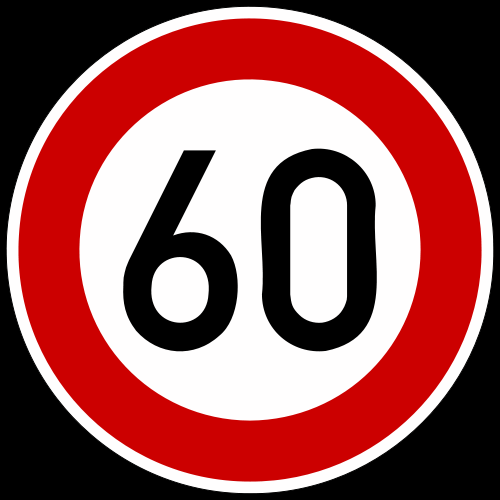
#> input picture Computer Vision/vjezba3/60_speed_limit.png, 500 x 500 px
$ python zadatak.py
#> lines starting #> are read from the running program, lines starting #| are printed output that depends on the picture; after the words box and inside, x2 and y2 are one past the last pixel; in counts of white or black regions, pixels touching at a corner belong together
import numpy as np
import cv2

MIN_MATCH_COUNT = 5

img1 = cv2.imread('60_speed_limit.png', cv2.IMREAD_GRAYSCALE)
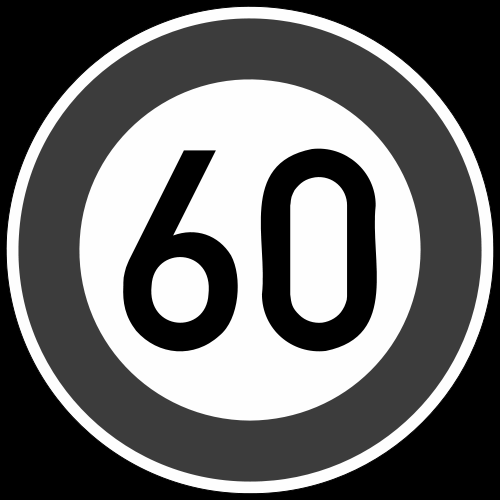
#> img1: shape (500, 500); min 0, max 254, mean 105.2
img2 = cv2.imread('kamera4.png', cv2.IMREAD_GRAYSCALE)
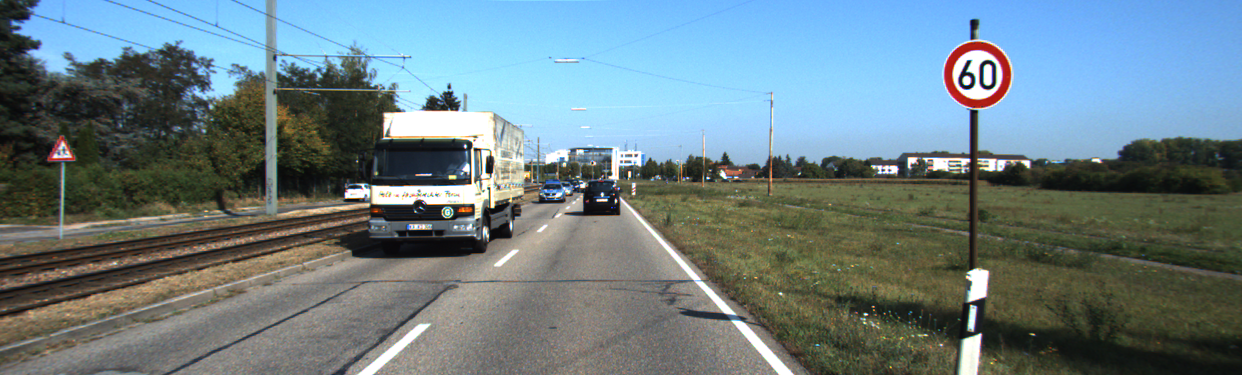
#> input picture Computer Vision/vjezba3/kamera4.png, 1242 x 375 px
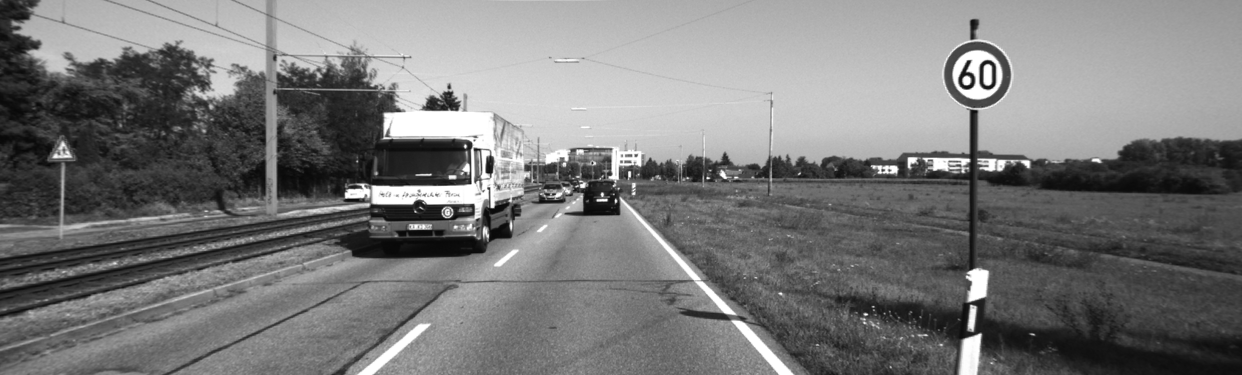
#> img2: shape (375, 1242); min 7, max 255, mean 121.2

#inicijalizacija SIFT

sift = cv2.SIFT_create()

#trazenje klkučnih točaka i računanje deskriptora pomoću SIFT metode
kp1, des1 = sift.detectAndCompute(img1, None)
#> kp1 = 24 keypoints; strongest (x, y, size): (192, 167, 24), (319, 293, 33), (318, 207, 33.3), (178, 231, 5)
kp2, des2 = sift.detectAndCompute(img2, None)
#> kp2 = 2619 keypoints; strongest (x, y, size): (967, 80, 4.9), (616, 201, 2), (465, 146, 2.2), (968, 62, 3.5)

#ključne točke na slikama
img1_key=cv2.drawKeypoints(img1, kp1, None, flags=cv2.DRAW_MATCHES_FLAGS_DRAW_RICH_KEYPOINTS)
img2_key=cv2.drawKeypoints(img2, kp2, None, flags=cv2.DRAW_MATCHES_FLAGS_DRAW_RICH_KEYPOINTS)
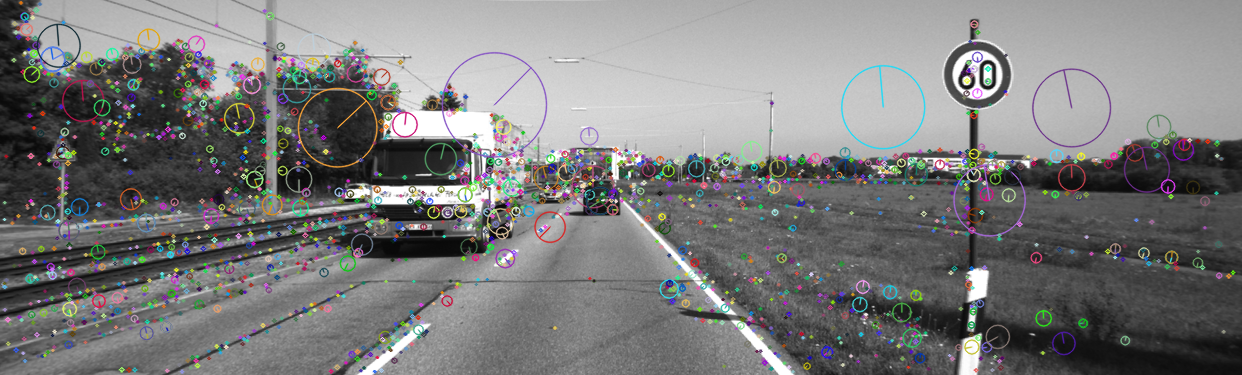
#> img2_key: shape (375, 1242, 3); mean of channels 0, 1, 2 122.8, 122.9, 122.9; drawn as B, G, R

bf = cv2.BFMatcher()
matches = bf.knnMatch(des1,des2, k=2)
#> matches = 24 matches
#ukoliko 2 najbliža deskriptora nisu dovoljno različita, odbaci ih
good = []
for m,n in matches:
    if m.distance < 0.7 * n.distance:
        good.append(m)
#> this loop made 24 passes
#> after the loop, good = 6 matches

if len(good) > MIN_MATCH_COUNT:
    src_pts = np.float32([kp1[m.queryIdx].pt for m in good]).reshape(-1,1,2)
#> src_pts = [[161.4, 238.5], [225.5, 211.1], [318.2, 207], [318.2, 207], [318.5, 293], [318.5, 293]]
    dst_pts = np.float32([kp2[m.trainIdx].pt for m in good]).reshape(-1,1,2)
#> dst_pts = [[963.8, 72.89], [973.7, 68.77], [987.6, 68.35], [987.6, 68.35], [987.6, 80.85], [987.6, 80.85]]
    M, _ = cv2.findHomography(src_pts,dst_pts, cv2.RANSAC, 5.0)
#> M = [[0.508, 0.473, 931.6], [0.0255, 0.214, 30.01], [0.000335, 0.000481, 1]]
    h,w = img1.shape
#> h = 500; w = 500
    pts = np.float32([[0,0],[0,h-1],[w-1,h-1], [w-1,0]]).reshape(-1,1,2)
#> pts = [[0, 0], [0, 499], [499, 499], [499, 0]]
    dst = cv2.perspectiveTransform(pts,M)
#> dst = [[931.6, 30.01], [941.8, 110.4], [1010, 106.3], [1015.3, 36.6]]
    img2 = cv2.polylines(img2,[np.int32(dst)], True,255,1, cv2.LINE_AA)
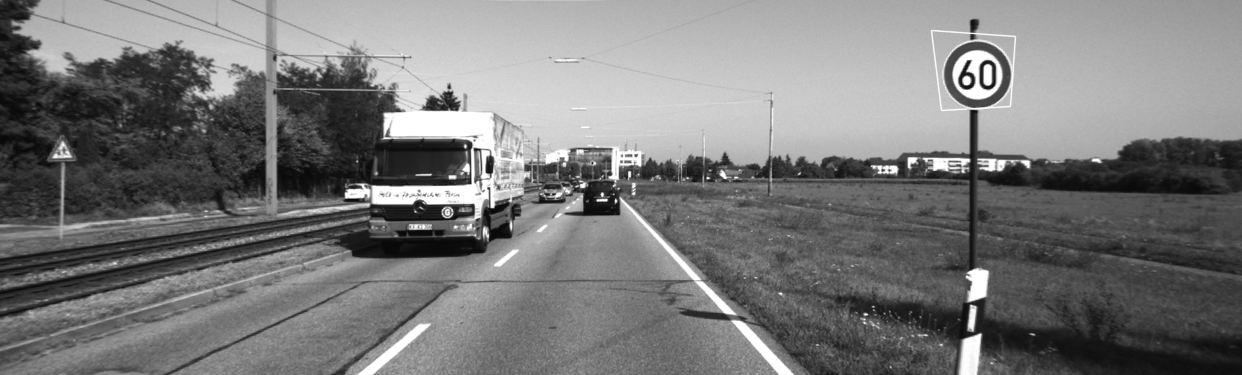
#> img2: shape (375, 1242); 0.19% of pixels changed, all inside (x1, y1, x2, y2) = (930, 29, 1017, 112)
    img3 = cv2.drawMatchesKnn(img1,kp1,img2,kp2,matches,None,flags=cv2.DrawMatchesFlags_NOT_DRAW_SINGLE_POINTS)
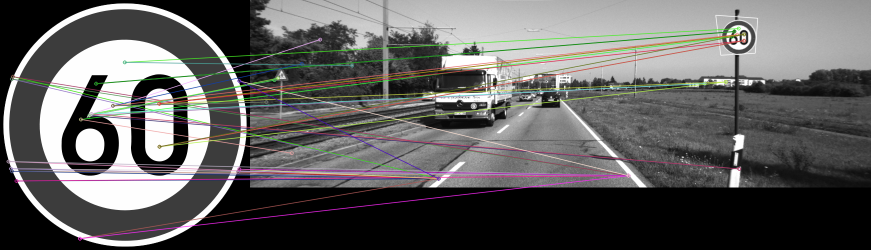
#> img3: shape (500, 1742, 3) (shown at 1/2 size); mean of channels 0, 1, 2 94.7, 95.5, 96.5; drawn as B, G, R

else:
    print('nema dovoljno uparenih deskriptora - {}/{}'.format(len(good), MIN_MATCH_COUNT))
    matchesMask = None
cv2.imshow('parovi', img3)
cv2.imshow('detection', img2)
cv2.imshow('točke na prvoj', img1_key)
cv2.imshow('točke na drugoj', img2_key)
cv2.waitKey()
cv2.destroyAllWindows()
